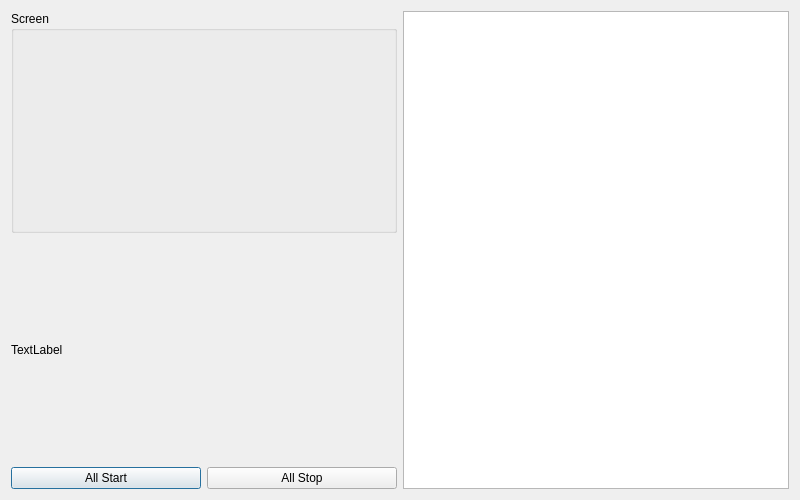
<?xml version="1.0" encoding="UTF-8"?>
<ui version="4.0">
 <class>MainDialog</class>
 <widget class="QDialog" name="MainDialog">
  <property name="geometry">
   <rect>
    <x>0</x>
    <y>0</y>
    <width>800</width>
    <height>500</height>
   </rect>
  </property>
  <property name="sizePolicy">
   <sizepolicy hsizetype="Minimum" vsizetype="Minimum">
    <horstretch>0</horstretch>
    <verstretch>0</verstretch>
   </sizepolicy>
  </property>
  <property name="windowTitle">
   <string>Dialog</string>
  </property>
  <layout class="QHBoxLayout" name="horizontalLayout_2">
   <item>
    <layout class="QVBoxLayout" name="verticalLayout">
     <item>
      <widget class="QGroupBox" name="screenBox">
       <property name="title">
        <string>Screen</string>
       </property>
       <layout class="QGridLayout" name="gridLayout">
        <item row="0" column="0">
         <widget class="QWidget" name="screen" native="true"/>
        </item>
       </layout>
      </widget>
     </item>
     <item>
      <widget class="QLabel" name="label">
       <property name="sizePolicy">
        <sizepolicy hsizetype="Preferred" vsizetype="Preferred">
         <horstretch>0</horstretch>
         <verstretch>0</verstretch>
        </sizepolicy>
       </property>
       <property name="text">
        <string>TextLabel</string>
       </property>
      </widget>
     </item>
     <item>
      <layout class="QHBoxLayout" name="horizontalLayout">
       <item>
        <widget class="QPushButton" name="beginBtn">
         <property name="text">
          <string>All Start</string>
         </property>
        </widget>
       </item>
       <item>
        <widget class="QPushButton" name="stopBtn">
         <property name="text">
          <string>All Stop</string>
         </property>
        </widget>
       </item>
      </layout>
     </item>
    </layout>
   </item>
   <item>
    <widget class="QTableWidget" name="tableWidget">
     <property name="sizePolicy">
      <sizepolicy hsizetype="Minimum" vsizetype="Minimum">
       <horstretch>0</horstretch>
       <verstretch>0</verstretch>
      </sizepolicy>
     </property>
     <property name="editTriggers">
      <set>QAbstractItemView::NoEditTriggers</set>
     </property>
     <property name="selectionMode">
      <enum>QAbstractItemView::SingleSelection</enum>
     </property>
     <property name="selectionBehavior">
      <enum>QAbstractItemView::SelectRows</enum>
     </property>
    </widget>
   </item>
  </layout>
 </widget>
 <resources/>
 <connections/>
</ui>
